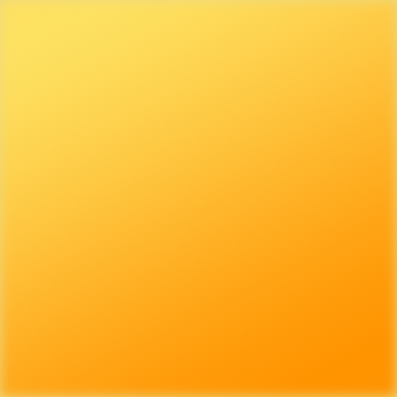
#> input picture day1/img.png, 397 x 397 px
$ python 3_matplotlib.py
#> lines starting #> are read from the running program, lines starting #| are printed output that depends on the picture
import numpy as np
import matplotlib.pyplot as plt
from matplotlib.image import imread

X = np.arange(0,6 , 0.1)
Y = np.sin(X)

plt.plot(X,Y)
plt.show()
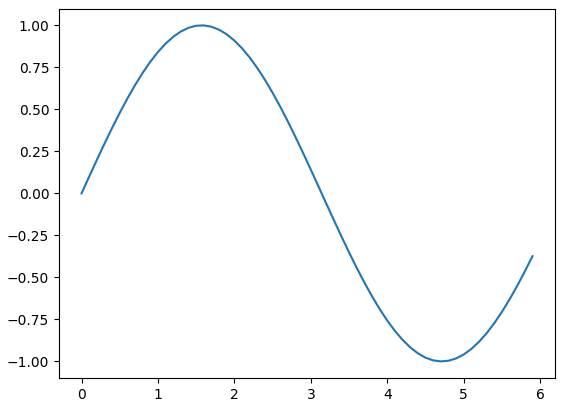
#> figure drawn by matplotlib, 1 panel; curve peaks at x = 1.6, y = 1

y1 = np.sin(X)
y2 = np.cos(X)

plt.plot(X,y1,label="sin")
plt.plot(X,y2,linestyle="--" , label="cos")
plt.xlabel("x")
plt.ylabel("y")
plt.title("sin & cos")
plt.legend()
plt.show()
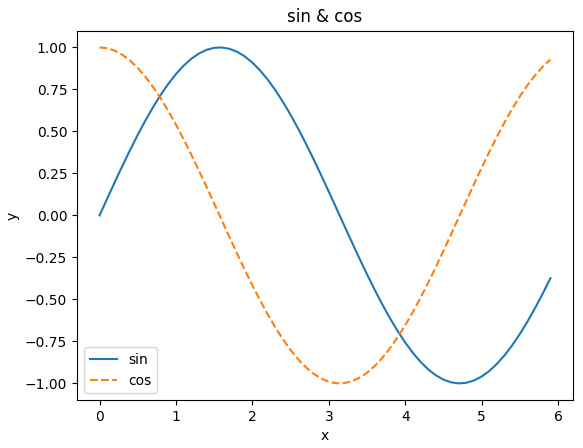
#> figure drawn by matplotlib, 1 panel; curve peaks at x = 1.6, y = 1; curve peaks at x = 0, y = 1


img = imread('img.png')
#> img is the input picture: shape (397, 397, 3) float32; mean R, G, B 0.994, 0.734, 0.199
plt.imshow(img)
plt.show()
